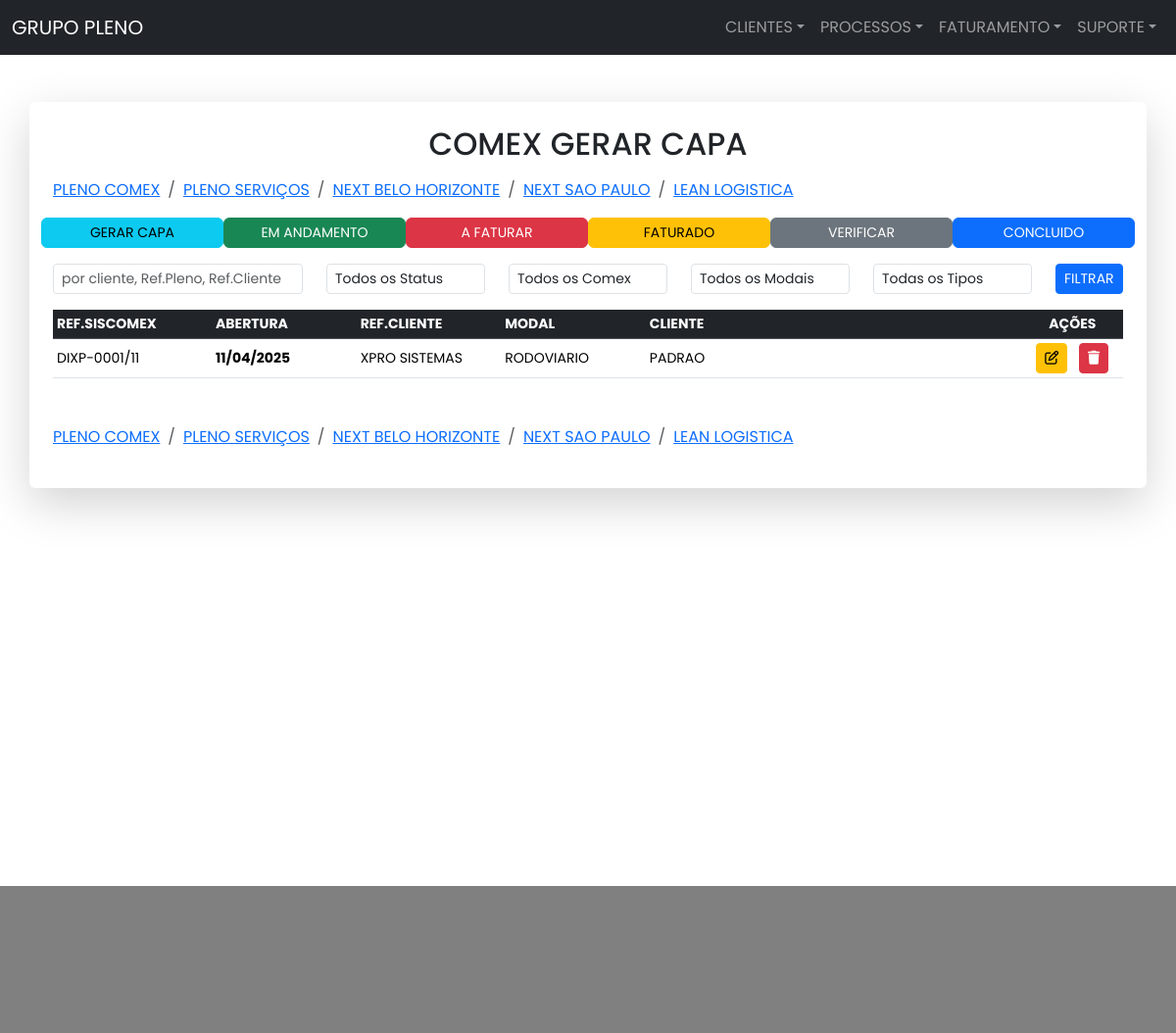
/processoscomex1/, run on the app's committed database.
### processos/models.py (models this page shows, shortened)
class Teste1ProcessoComex(models.Model):
    choices_status = (('N', 'NÃO INICIADO'),
                      ('E', 'EM ANDAMENTO'),
                      ('A', 'A FATURAR'),
                      ('F', 'FATURADO'),
                      ('V', 'VERIFICAR'),
                      ('C', 'CONCLUIDO'))
    status = models.CharField(
        max_length=2, choices=choices_status, default='N')
    choices_comex = (('I', 'IMPORTAÇÃO'),
                     ('E', 'EXPORTAÇÃO'),
                     ('O', 'OUTRO'))
    comex = models.CharField(
        max_length=2, choices=choices_comex, default='I')
    choices_modal = (('M', 'MARITIMO'),
                     ('A', 'AEREO'),
                     ('R', 'RODOVIARIO'),
                     ('C', 'COURIER'),
                     ('P', 'POSTAL'),
                     ('O', 'OUTRO'))
    modal = models.CharField(
        max_length=2, choices=choices_modal, default='M')
    data_abertura = models.DateTimeField(
        auto_now_add=True, verbose_name='Data Abertura', null=True, blank=True)
    codigo_processo = models.CharField(
        max_length=20, verbose_name='Codigo Processo', null=True, blank=True)
    ref_cliente = models.CharField(
        max_length=50, verbose_name='Ref Cliente', null=True, blank=True)
    numero_alternativo = models.CharField(
        max_length=10, verbose_name='Num Alternativo', null=True, blank=True)
    observacoes = models.TextField(
        verbose_name='OBSERVACOES', null=True, blank=True)
    empresa_id = models.CharField(
        max_length=10, verbose_name='Empresa', null=True, blank=True)
    cliente = models.ForeignKey(Teste1Cliente, null=True, blank=True,
                                on_delete=models.SET_NULL)
    empresa_tipo = models.ForeignKey(Teste1TipoComex, null=True, blank=True,
                                     on_delete=models.SET_NULL)
    class Meta:
        ordering = ('-id',)

### parceiros/models.py (models this page shows, shortened)
class Teste1Cliente(models.Model):
    STATUS_CHOICES = [
        ('A', 'ATIVO'),
        ('I', 'INATIVO'),
    ]
    nome = models.CharField(
        max_length=50, verbose_name='NOME FANTASIA', null=True, blank=True)
    razao_social = models.CharField(
        max_length=200, verbose_name='RAZÃO SOCIAL', null=True, blank=True)
    cnpj = models.CharField(
        max_length=25, verbose_name='CNPJ', null=True, blank=True)
    insc_est = models.CharField(
        max_length=25, verbose_name='INSC EST', null=True, blank=True)
    sigla_imp = models.CharField(
        max_length=5, verbose_name='SIGLA IMP', null=True, blank=True)
    sigla_exp = models.CharField(
        max_length=5, verbose_name='SIGLA EXP', null=True, blank=True)
    serv_sigla_imp = models.CharField(
        max_length=5, verbose_name='SIGLA IMP SERV', null=True, blank=True)
    serv_sigla_exp = models.CharField(
        max_length=5, verbose_name='SIGLA EXP SERV', null=True, blank=True)
    cod_interno = models.CharField(
        max_length=25, verbose_name='COD INTERNO', null=True, blank=True)
    observacoes = models.TextField(
        verbose_name='OBSERVACOES', null=True, blank=True)
    status = models.CharField(
        max_length=2, choices=STATUS_CHOICES)
    grupo = models.ForeignKey(Teste1Grupo, related_name='grupos',
                              on_delete=models.SET_NULL,
                              null=True, blank=True)
    categoria = models.ForeignKey(Teste1Categoria, related_name='categorias',
                                  on_delete=models.SET_NULL,
                                  null=True, blank=True)

### processos/views.py (the view)
class PComex1View(View):
    template_name = 'processos/comex/comex_gerar_capa.html'
    def get(self, request):
        title = 'COMEX GERAR CAPA'
        processos = Teste1ProcessoComex.objects.all().order_by(
            '-id').filter(status='N')
        form = ProcessosComexForm()
        tipos_comex = Teste1TipoComex.objects.all()
        query = request.GET.get('q', '')
        status = request.GET.get('status', '')
        comex = request.GET.get('comex', '')
        modal = request.GET.get('modal', '')
        empresa_tipo = request.GET.get('empresa_tipo', '')
        if status:
            processos = processos.filter(status=status)
        if comex:
            processos = processos.filter(comex=comex)
        if modal:
            processos = processos.filter(modal=modal)
        if empresa_tipo:
            processos = processos.filter(empresa_tipo_id=empresa_tipo)
        default_page = 1
        page = request.GET.get('page', default_page)
        processos_per_page = 25
        paginator = Paginator(processos, processos_per_page)
        page_number = request.GET.get('page')
        processos_page = paginator.get_page(page_number)
        try:
            processos_page = paginator.page(page)
        except PageNotAnInteger:
            processos_page = paginator.page(default_page)
        except EmptyPage:
            processos_page = paginator.page(paginator.num_pages)
        return render(request, PComex1View.template_name, {
            'title': title,
            'processos': processos_page,
            'tipos_comex': tipos_comex,
            'query': query,
            'status': status,
            'comex': comex,
            'modal': modal,
            'empresa_tipo': empresa_tipo,
            'form': form
        })

### processos/templates/processos/comex/comex_gerar_capa.html (shortened to what this page needs)
{% extends 'base.html' %}
{% load static %}
{% block body %}
<main class="container p-4 shadow-lg p-3 mb-5 bg-white rounded my-5">
    <h2 class="text-center mb-3">{{ title }}</h2>
    {% include 'processos/_breadcrumb_processos.html' %}
    <div class="row mb-3">
        <a href="{% url 'processos_comex1' %}" class="col-sm-2 btn btn-sm btn-info rounded">GERAR CAPA</a>
        <a href="{% url 'processos_comex2' %}" class="col-sm-2 btn btn-sm btn-success rounded">EM ANDAMENTO</a>
        <a href="{% url 'processos_comex3' %}" class="col-sm-2 btn btn-sm btn-danger rounded">A FATURAR</a>
        <a href="{% url 'processos_comex4' %}" class="col-sm-2 btn btn-sm btn-warning rounded">FATURADO</a>
        <a href="{% url 'processos_comex5' %}" class="col-sm-2 btn btn-sm btn-secondary rounded">VERIFICAR</a>
        <a href="{% url 'processos_comex6' %}" class="col-sm-2 btn btn-sm btn-primary rounded">CONCLUIDO</a>
    </div>
    <form method="POST" class="mb-3">
        <div class="row">
            <div class="col-sm-3">
                <input type="text" name="query" class="form-control form-control-sm" autocomplete="off"
                placeholder="por cliente, Ref.Pleno, Ref.Cliente" value="{{ query }}">
            </div>
            <div class="col-sm-2">
                <select name="status" class="form-control form-control-sm">
                    <option value="">Todos os Status</option>
                </select>
            </div>
            <div class="col-sm-2">
                <select name="comex" class="form-control form-control-sm">
                    <option value="">Todos os Comex</option>
                </select>
            </div>
            <div class="col-sm-2">
                <select name="modal" class="form-control form-control-sm">
                    <option value="">Todos os Modais</option>
                </select>
            </div>
            <div class="col-sm-2">
                <select name="empresa_tipo" class="form-control form-control-sm">
                    <option value="">Todas os Tipos</option>
                </select>
            </div>
            <div class="col-sm-1">
                <button type="submit" class="btn btn-primary btn-sm" name="search">FILTRAR</button>
            </div>
        </div>
    </form>
    <table class="table table-responsive table-hover table-sm">
        <thead class="table-dark">
          <tr class="small text-uppercase">
            <th scope="col">Ref.Siscomex</th>
            <th scope="col">Abertura</th>
            <th scope="col">Ref.Cliente</th>
            <th scope="col">Modal</th>
            <th scope="col">Cliente</th>
            <th class="text-center" scope="col">Ações</th>
          </tr>
        </thead>
        <tbody class="table-sm">
            {% for processo in processos %}
            <tr class="small">
                <td class="align-middle" style="width:100px">{{ processo.codigo_processo }}</td>
                <th class="align-middle" style="width:100px">{{ processo.data_abertura|date:"d/m/Y"  }}</th>
                <td class="align-middle" style="width:100px">{{ processo.ref_cliente }}</td>
                <td class="align-middle" style="width:100px">{{ processo.get_modal_display }}</td>
                <td class="align-middle" style="width:260px;">{{ processo.cliente.nome }}</td>
                <td class="text-center align-middle" style="width:70px">
                    <a href="" data-bs-toggle="modal" data-bs-target="#updateModal_{{ processo.id }}"
                        class="btn btn-sm btn-warning px-2 mx-1"><i
                        class="fa-regular fa-pen-to-square"></i></a>
                    <a href="" data-bs-toggle="modal" data-bs-target="#deletModal_{{ processo.id }}"
                        class="btn btn-sm btn-danger px-2 mx-1"><i
                        class="fa-solid fa-trash"></i></a>
                </td>
            </tr>
            {% endfor %}
        </tbody>
    </table>
    {% include 'processos/_breadcrumb_processos.html' %}
</main>
{% endblock %}

### operacional/templates/base.html (style rules this page uses)
* { font-family: 'Poppins', sans-serif; }

### data on the page
Teste1ProcessoComex: codigo_processo "DIXP-0001/11", data_abertura "11/04/2025", ref_cliente "XPRO SISTEMAS", modal "RODOVIARIO", cliente.nome "PADRAO"

### other printed values
{{ title }} "COMEX GERAR CAPA"
